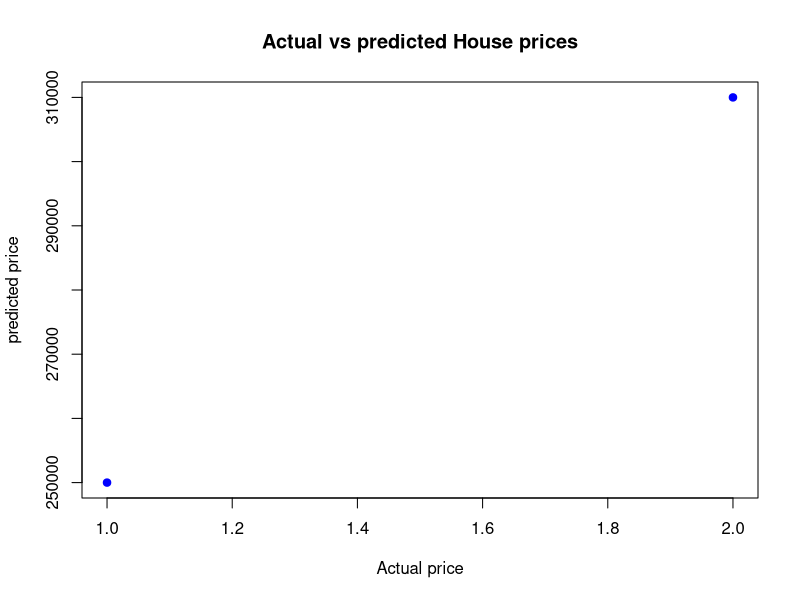

Reproduce this figure in R.
# Install and load required packages
install.packages("FNN")  
# For knn.reg function
library(FNN)

# 1. Sample Dataset
house_data <- data.frame(
  Size = c(1000, 1500, 1800, 2400, 3000, 3500, 4000, 1200, 2000, 2800),
  Bedrooms = c(2, 3, 3, 4, 4, 5, 5, 2, 3, 4),
  Location = c("A", "A", "B", "B", "C", "C", "A", "B", "C", "A"),
  Price = c(150000, 200000, 220000,
            270000, 320000, 370000, 400000,
            180000, 250000, 310000))

# Convert Location to numeric (A=1, B=2, C=3)
house_data$Location <- as.numeric(as.factor(house_data$Location))

# 2. Normalize the data (important for KNN
normalize <- function(x) {
  return ((x - min(x)) / (max(x) - min(x)))
}

house_data_norm <- as.data.frame(lapply(house_data[, 1:3], normalize))
house_data_norm$Price <- house_data$Price

# 3. Train/Test Split
set.seed(123)
train_index <- 1:8  # First 8 as training
test_index <- 9:10  # Last 2 as testing

train_features <- house_data_norm[train_index, 1:3]
train_labels <- house_data_norm[train_index, 4]
test_features <- house_data_norm[test_index, 1:3]
test_labels <- house_data_norm[test_index, 4]

# 4. Apply KNN Regression
k <- 3
predicted_norm <- knn.reg(train = 
                            train_features, test = test_features,
                          y = train_labels, k = k)$pred

# Convert predictions back to actual scale
min_price <- min(house_data$Price)
max_price <- max(house_data$Price)
predicted_prices <- predicted_norm * (max_price - min_price) + min_price

# 5. Show Results
results <- data.frame(Actual = house_data$Price[test_index],
                      Predicted = round(predicted_prices, 0))
print(results)

# 6. plot Actual vs Predicted
plot(results$Actual, results$predicted,
     col= "blue", pch= 19, xlab= "Actual price", ylab=
       "predicted price", main= "Actual vs predicted House prices")

# Add a perfect fit line
abline(0,1,col="red", lwd=2)
